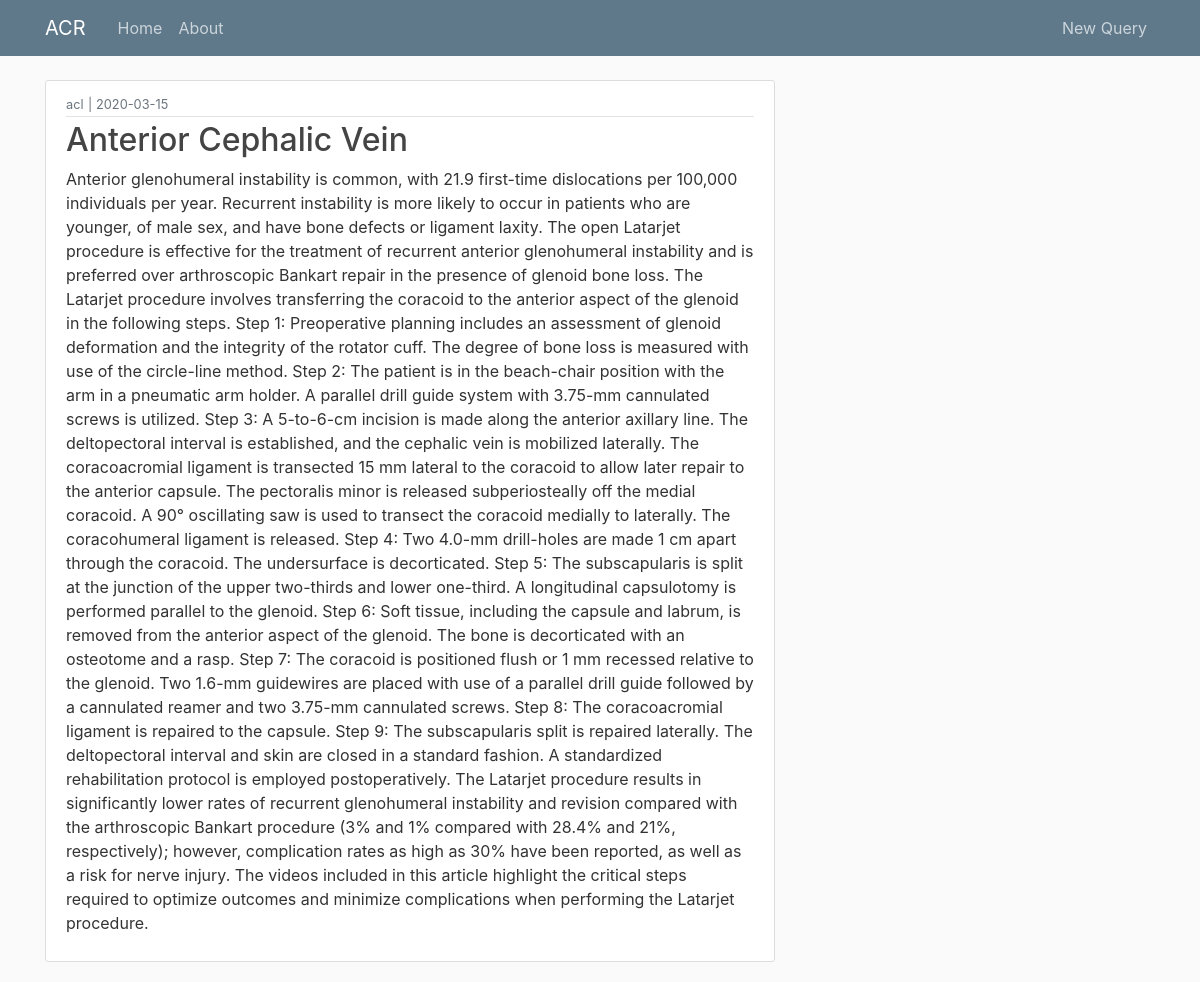
The app's page /queryt/2 with its own data.
### flaskblog/models.py (models this page shows, shortened)
class QueryT(db.Model):
    id = db.Column(db.Integer, primary_key=True)
    term = db.Column(db.String(100), nullable=False)
    origterm = db.Column(db.String(100), nullable=False)
    date_posted = db.Column(db.DateTime, nullable=False, default=datetime.utcnow)
    content = db.Column(db.Text, nullable=False)

### flaskblog/routes.py (the view)
@app.route("/queryt/<int:queryt_id>")
def queryt(queryt_id):
    queryt = QueryT.query.get_or_404(queryt_id)
    return render_template('queryt.html', title=queryt.term, queryt=queryt)

### flaskblog/templates/queryt.html (shortened to what this page needs)
{% extends "layout.html" %}
{% block content %}
  <article class="media content-section">
    <div class="media-body">
      <div class="article-metadata">
          <small class="text-muted">{{ queryt.origterm }}</small>
          <small class="text-muted"> | </small>
          <small class="text-muted">{{ queryt.date_posted.strftime('%Y-%m-%d') }}</small>
      </div>
      <h2 class="article-title">{{ queryt.term }}</h2>
      <p class="article-content">{{ queryt.content }}</p>
    </div>
  </article>
{% endblock content %}

### flaskblog/static/main.css (style rules this page uses)
body { background: #fafafa; color: #333333; margin-top: 5rem; }
h1, h2, h3, h4, h5, h6 { color: #444444; }
.content-section { background: #ffffff; padding: 10px 20px; border: 1px solid #dddddd; border-radius: 3px; margin-bottom: 20px; }
.article-title { color: #444444; }
.article-content { white-space: pre-line; }
.article-metadata { padding-bottom: 1px; margin-bottom: 4px; border-bottom: 1px solid #e3e3e3 }

### records on screen
QueryT: origterm "acl", date_posted "2020-03-15", term "Anterior Cephalic Vein", content "Anterior glenohumeral instability is common, with 21.9 first-time dislocations per 100,000 individuals per year. Recurrent instability is more likely to occur in patients who are younger, of male sex, and have bone defects or ligament laxity. The open Latarjet procedure is effective for the treatment of recurrent anterior glenohumeral instability and is preferred over arthroscopic Bankart repair in the presence of glenoid bone loss. The Latarjet procedure involves transferring the coracoid to the anterior aspect of the glenoid in the following steps. Step 1: Preoperative planning includes an assessment of glenoid deformation and the integrity of the rotator cuff. The degree of bone loss is…"
